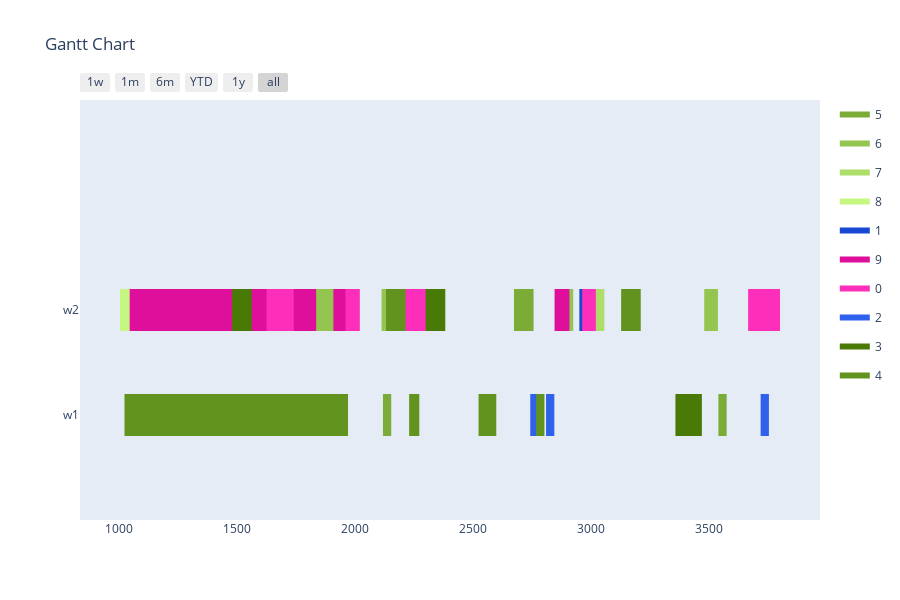

Notebook code cell kept with this figure:
### Markdown cell above
Config 4 - Randomized Mutation with "open" Planning Horizon

### Code cell
optimizer = BaseGA(env)
optimizer.configure('tardiness', 'twopointcrossover', 'roulettewheel', 'randomize')
last_time_slot = 0
for order in orders:
    if order[1] > last_time_slot:
        last_time_slot = order[1]
# all parameters after offspring_amount are optional (in this case -> verbose=True)
result, best_fitness_history, average_fitness_history, best_generation_history, feasible_gen = optimizer.optimize(orders, max_generations, earliest_time_slot, last_time_slot, population_size, offspring_amount, verbose=True)
workstation_assignments = reformat_result(result, orders, env)
visualize(workstation_assignments, best_fitness_history, average_fitness_history, best_generation_history, feasible_gen)

### Figure 1 — Plotly figure (JSON) as saved in the notebook; plotly's stock layout.template omitted (floating-point values rounded to 4 significant figures)
{"data": [{"fill": "toself", "fillcolor": "rgb(122, 172, 55)", "hoverinfo": "name", "legendgroup": "rgb(122, 172, 55)", "mode": "none", "name": "5", "type": "scatter", "x": [1186, 1269, 1269, 1186, 1186, 2673, 2756, 2756, 2673, 2673, 763, 850, 850, 763, 763, 1814, 1849, 1849, 1814, 1814, 2118, 2153, 2153, 2118, 2118, 3539, 3574, 3574, 3539], "y": [0.8, 0.8, 1.2, 1.2, null, 0.8, 0.8, 1.2, 1.2, null, -0.2, -0.2, 0.2, 0.2, null, -0.2, -0.2, 0.2, 0.2, null, -0.2, -0.2, 0.2, 0.2, null, -0.2, -0.2, 0.2, 0.2]}, {"fill": "toself", "fillcolor": "rgb(147, 197, 80)", "hoverinfo": "name", "legendgroup": "rgb(147, 197, 80)", "mode": "none", "name": "6", "type": "scatter", "x": [3479, 3537, 3537, 3479, 3479, 713, 848, 848, 713, 713, 2866, 2924, 2924, 2866, 2866, 953, 1088, 1088, 953, 953, 743, 878, 878, 743, 743, 745, 870, 870, 745, 745, 2112, 2247, 2247, 2112], "y": [0.8, 0.8, 1.2, 1.2, null, 0.8, 0.8, 1.2, 1.2, null, 0.8, 0.8, 1.2, 1.2, null, 0.8, 0.8, 1.2, 1.2, null, 0.8, 0.8, 1.2, 1.2, null, 0.8, 0.8, 1.2, 1.2, null, 0.8, 0.8, 1.2, 1.2]}, {"fill": "toself", "fillcolor": "rgb(172, 222, 105)", "hoverinfo": "name", "legendgroup": "rgb(172, 222, 105)", "mode": "none", "name": "7", "type": "scatter", "x": [1952, 2015, 2015, 1952, 1952, 3003, 3056, 3056, 3003, 3003, 200, 244, 244, 200, 200, 1090, 1143, 1143, 1090], "y": [0.8, 0.8, 1.2, 1.2, null, 0.8, 0.8, 1.2, 1.2, null, 0.8, 0.8, 1.2, 1.2, null, 0.8, 0.8, 1.2, 1.2]}, {"fill": "toself", "fillcolor": "rgb(197, 247, 130)", "hoverinfo": "name", "legendgroup": "rgb(197, 247, 130)", "mode": "none", "name": "8", "type": "scatter", "x": [1498, 1581, 1581, 1498, 1498, 1291, 1374, 1374, 1291, 1291, 1004, 1087, 1087, 1004, 1004, 683, 778, 778, 683, 683, 1063, 1106, 1106, 1063, 1063, 787, 830, 830, 787], "y": [0.8, 0.8, 1.2, 1.2, null, 0.8, 0.8, 1.2, 1.2, null, 0.8, 0.8, 1.2, 1.2, null, 0.8, 0.8, 1.2, 1.2, null, -0.2, -0.2, 0.2, 0.2, null, -0.2, -0.2, 0.2, 0.2]}, {"fill": "toself", "fillcolor": "rgb(22, 72, 211)", "hoverinfo": "name", "legendgroup": "rgb(22, 72, 211)", "mode": "none", "name": "1", "type": "scatter", "x": [1254, 1317, 1317, 1254, 1254, 2950, 2994, 2994, 2950, 2950, 1162, 1206, 1206, 1162, 1162, 255, 299, 299, 255], "y": [0.8, 0.8, 1.2, 1.2, null, 0.8, 0.8, 1.2, 1.2, null, 0.8, 0.8, 1.2, 1.2, null, 0.8, 0.8, 1.2, 1.2]}, {"fill": "toself", "fillcolor": "rgb(222, 16, 155)", "hoverinfo": "name", "legendgroup": "rgb(222, 16, 155)", "mode": "none", "name": "9", "type": "scatter", "x": [1835, 1908, 1908, 1835, 1835, 2845, 2908, 2908, 2845, 2845, 631, 704, 704, 631, 631, 992, 1045, 1045, 992], "y": [0.8, 0.8, 1.2, 1.2, null, 0.8, 0.8, 1.2, 1.2, null, 0.8, 0.8, 1.2, 1.2, null, 0.8, 0.8, 1.2, 1.2]}, {"fill": "toself", "fillcolor": "rgb(253, 47, 186)", "hoverinfo": "name", "legendgroup": "rgb(253, 47, 186)", "mode": "none", "name": "0", "type": "scatter", "x": [2190, 2315, 2315, 2190, 2190, 2168, 2283, 2283, 2168, 2168, 440, 498, 498, 440, 440, 1625, 1740, 1740, 1625, 1625, 1959, 2020, 2020, 1959, 1959, 3665, 3800, 3800, 3665, 3665, 2962, 3020, 3020, 2962], "y": [0.8, 0.8, 1.2, 1.2, null, 0.8, 0.8, 1.2, 1.2, null, 0.8, 0.8, 1.2, 1.2, null, 0.8, 0.8, 1.2, 1.2, null, 0.8, 0.8, 1.2, 1.2, null, 0.8, 0.8, 1.2, 1.2, null, 0.8, 0.8, 1.2, 1.2]}, {"fill": "toself", "fillcolor": "rgb(47, 97, 236)", "hoverinfo": "name", "legendgroup": "rgb(47, 97, 236)", "mode": "none", "name": "2", "type": "scatter", "x": [604, 687, 687, 604, 604, 510, 605, 605, 510, 510, 3718, 3753, 3753, 3718, 3718, 2809, 2844, 2844, 2809, 2809, 671, 746, 746, 671, 671, 2742, 2785, 2785, 2742], "y": [0.8, 0.8, 1.2, 1.2, null, 0.8, 0.8, 1.2, 1.2, null, -0.2, -0.2, 0.2, 0.2, null, -0.2, -0.2, 0.2, 0.2, null, -0.2, -0.2, 0.2, 0.2, null, -0.2, -0.2, 0.2, 0.2]}, {"fill": "toself", "fillcolor": "rgb(72, 122, 5)", "hoverinfo": "name", "legendgroup": "rgb(72, 122, 5)", "mode": "none", "name": "3", "type": "scatter", "x": [2299, 2382, 2382, 2299, 2299, 1479, 1562, 1562, 1479, 1479, 3357, 3392, 3392, 3357, 3357, 1754, 1797, 1797, 1754, 1754, 3382, 3469, 3469, 3382, 3382, 1333, 1420, 1420, 1333], "y": [0.8, 0.8, 1.2, 1.2, null, 0.8, 0.8, 1.2, 1.2, null, -0.2, -0.2, 0.2, 0.2, null, -0.2, -0.2, 0.2, 0.2, null, -0.2, -0.2, 0.2, 0.2, null, -0.2, -0.2, 0.2, 0.2]}, {"fill": "toself", "fillcolor": "rgb(97, 147, 30)", "hoverinfo": "name", "legendgroup": "rgb(97, 147, 30)", "mode": "none", "name": "4", "type": "scatter", "x": [3127, 3210, 3210, 3127, 3127, 2131, 2214, 2214, 2131, 2131, 948, 1023, 1023, 948, 948, 2229, 2272, 2272, 2229, 2229, 2523, 2598, 2598, 2523, 2523, 2767, 2802, 2802, 2767], "y": [0.8, 0.8, 1.2, 1.2, null, 0.8, 0.8, 1.2, 1.2, null, -0.2, -0.2, 0.2, 0.2, null, -0.2, -0.2, 0.2, 0.2, null, -0.2, -0.2, 0.2, 0.2, null, -0.2, -0.2, 0.2, 0.2]}, {"legendgroup": "rgb(122, 172, 55)", "marker": {"color": "rgb(122, 172, 55)", "opacity": 0, "size": 1}, "mode": "markers", "name": "", "showlegend": false, "text": [null, null, null, null, null, null, null, null, null, null, null, null], "type": "scatter", "x": [1186, 1269, 2673, 2756, 763, 850, 1814, 1849, 2118, 2153, 3539, 3574], "y": [1, 1, 1, 1, 0, 0, 0, 0, 0, 0, 0, 0]}, {"legendgroup": "rgb(147, 197, 80)", "marker": {"color": "rgb(147, 197, 80)", "opacity": 0, "size": 1}, "mode": "markers", "name": "", "showlegend": false, "text": [null, null, null, null, null, null, null, null, null, null, null, null, null, null], "type": "scatter", "x": [3479, 3537, 713, 848, 2866, 2924, 953, 1088, 743, 878, 745, 870, 2112, 2247], "y": [1, 1, 1, 1, 1, 1, 1, 1, 1, 1, 1, 1, 1, 1]}, {"legendgroup": "rgb(172, 222, 105)", "marker": {"color": "rgb(172, 222, 105)", "opacity": 0, "size": 1}, "mode": "markers", "name": "", "showlegend": false, "text": [null, null, null, null, null, null, null, null], "type": "scatter", "x": [1952, 2015, 3003, 3056, 200, 244, 1090, 1143], "y": [1, 1, 1, 1, 1, 1, 1, 1]}, {"legendgroup": "rgb(197, 247, 130)", "marker": {"color": "rgb(197, 247, 130)", "opacity": 0, "size": 1}, "mode": "markers", "name": "", "showlegend": false, "text": [null, null, null, null, null, null, null, null, null, null, null, null], "type": "scatter", "x": [1498, 1581, 1291, 1374, 1004, 1087, 683, 778, 1063, 1106, 787, 830], "y": [1, 1, 1, 1, 1, 1, 1, 1, 0, 0, 0, 0]}, {"legendgroup": "rgb(22, 72, 211)", "marker": {"color": "rgb(22, 72, 211)", "opacity": 0, "size": 1}, "mode": "markers", "name": "", "showlegend": false, "text": [null, null, null, null, null, null, null, null], "type": "scatter", "x": [1254, 1317, 2950, 2994, 1162, 1206, 255, 299], "y": [1, 1, 1, 1, 1, 1, 1, 1]}, {"legendgroup": "rgb(222, 16, 155)", "marker": {"color": "rgb(222, 16, 155)", "opacity": 0, "size": 1}, "mode": "markers", "name": "", "showlegend": false, "text": [null, null, null, null, null, null, null, null], "type": "scatter", "x": [1835, 1908, 2845, 2908, 631, 704, 992, 1045], "y": [1, 1, 1, 1, 1, 1, 1, 1]}, {"legendgroup": "rgb(253, 47, 186)", "marker": {"color": "rgb(253, 47, 186)", "opacity": 0, "size": 1}, "mode": "markers", "name": "", "showlegend": false, "text": [null, null, null, null, null, null, null, null, null, null, null, null, null, null], "type": "scatter", "x": [2190, 2315, 2168, 2283, 440, 498, 1625, 1740, 1959, 2020, 3665, 3800, 2962, 3020], "y": [1, 1, 1, 1, 1, 1, 1, 1, 1, 1, 1, 1, 1, 1]}, {"legendgroup": "rgb(47, 97, 236)", "marker": {"color": "rgb(47, 97, 236)", "opacity": 0, "size": 1}, "mode": "markers", "name": "", "showlegend": false, "text": [null, null, null, null, null, null, null, null, null, null, null, null], "type": "scatter", "x": [604, 687, 510, 605, 3718, 3753, 2809, 2844, 671, 746, 2742, 2785], "y": [1, 1, 1, 1, 0, 0, 0, 0, 0, 0, 0, 0]}, {"legendgroup": "rgb(72, 122, 5)", "marker": {"color": "rgb(72, 122, 5)", "opacity": 0, "size": 1}, "mode": "markers", "name": "", "showlegend": false, "text": [null, null, null, null, null, null, null, null, null, null, null, null], "type": "scatter", "x": [2299, 2382, 1479, 1562, 3357, 3392, 1754, 1797, 3382, 3469, 1333, 1420], "y": [1, 1, 1, 1, 0, 0, 0, 0, 0, 0, 0, 0]}, {"legendgroup": "rgb(97, 147, 30)", "marker": {"color": "rgb(97, 147, 30)", "opacity": 0, "size": 1}, "mode": "markers", "name": "", "showlegend": false, "text": [null, null, null, null, null, null, null, null, null, null, null, null], "type": "scatter", "x": [3127, 3210, 2131, 2214, 948, 1023, 2229, 2272, 2523, 2598, 2767, 2802], "y": [1, 1, 1, 1, 0, 0, 0, 0, 0, 0, 0, 0]}], "layout": {"height": 600, "hovermode": "closest", "showlegend": true, "title": {"text": "Gantt Chart"}, "xaxis": {"rangeselector": {"buttons": [{"count": 7, "label": "1w", "step": "day", "stepmode": "backward"}, {"count": 1, "label": "1m", "step": "month", "stepmode": "backward"}, {"count": 6, "label": "6m", "step": "month", "stepmode": "backward"}, {"count": 1, "label": "YTD", "step": "year", "stepmode": "todate"}, {"count": 1, "label": "1y", "step": "year", "stepmode": "backward"}, {"step": "all"}]}, "showgrid": false, "type": "date", "zeroline": false}, "yaxis": {"autorange": false, "range": [-1, 3], "showgrid": false, "ticktext": ["w1", "w2"], "tickvals": [0, 1], "zeroline": false}}}
